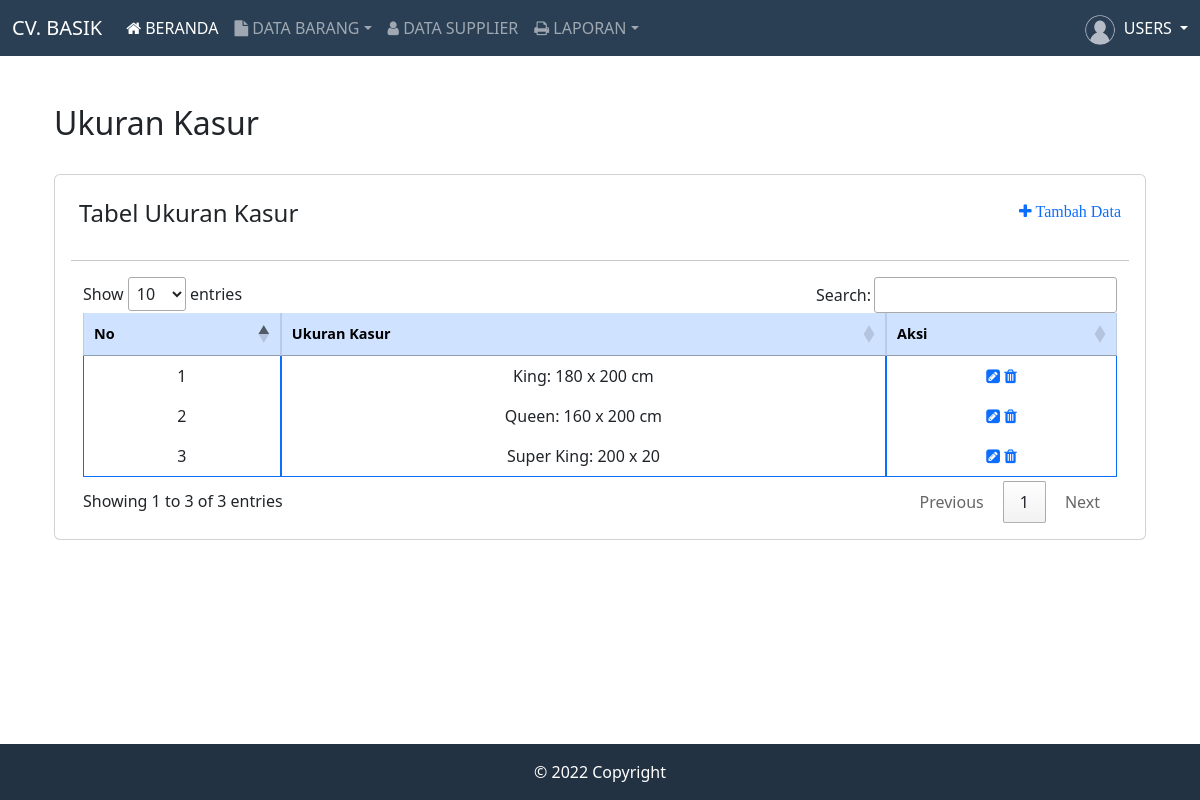
Screenshot of /modules/ukuran_kasur/ukuran_kasur.php (signed in) with the database file from the repository.
### tables this page shows
CREATE TABLE `is_ukurankasur` (
  `id` int(10) NOT NULL,
  `ukuran_kasur` varchar(20) NOT NULL
);

### modules/ukuran_kasur/ukuran_kasur.php (the view, shortened to what this page needs)
<?php
include "../layout/header.php";
?>
<div class="container mt-5">
    <p class="h2">Ukuran Kasur</p>
    <div class="position-relative">
        <div class="row">
            <div class="col">
                <div class="card text-center mt-4">
                    <div class="card-body">
                        <div class="d-flex justify-content-between mb-3">
                            <div class="p-2">
                                <h4>Tabel Ukuran Kasur</h4>
                            </div>
                            <div class="p-2 "><a href="tambah_data.php" class="fa fa-plus" style="text-decoration:none"> Tambah Data</a></button></div>
                        </div>
                        <hr>
                        <div class="container mt-3">
                            <table class="table table-bordered border-primary" id="tabel-data">
                                <thead class="table-primary" style="font-size:90%">
                                    <tr>
                                        <th>No</th>
                                        <th>Ukuran Kasur</th>
                                        <th>Aksi</th>
                                    </tr>
                                </thead>
                                <tbody>
                                    <?php
                                    include './../../config/koneksi.php';
                                    $no = 1;
                                    $data = mysqli_query($koneksi, "SELECT * FROM is_ukurankasur ORDER BY ukuran_kasur asc");
                                    while ($d = mysqli_fetch_array($data)) {
                                    ?>
                                        <tr>
                                            <td><?php echo $no++; ?></td>
                                            <td><?php echo $d['ukuran_kasur']; ?></td>
                                            <td>
                                                <a data-toggle="tooltip" data-placement="top" title="edit" href="edit_data.php?id=<?php echo $d['id']; ?>"><span class="fa fa-pencil-square"></span></a>
                                                <a data-toggle="tooltip" data-placement="top" title="Hapus" href="hapus_data.php?id=<?php echo $d['id']; ?>"><span class="fa fa-trash"></span></a>
                                            </td>
                                        </tr>
                                    <?php
                                    }
                                    ?>
                                </tbody>
                            </table>
                        </div>
                    </div>
                </div>
            </div>
        </div>
    </div>
</div>
    <?php
    include '../layout/footer.php';
    ?>

### rows the page displays
is_ukurankasur: ukuran_kasur "King: 180 x 200 cm"
is_ukurankasur: ukuran_kasur "Queen: 160 x 200 cm"
is_ukurankasur: ukuran_kasur "Super King: 200 x 20"
